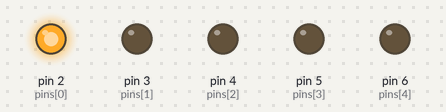
The sketch below on a simulated Arduino Uno, built with avr-gcc and run on an emulated ATmega328P. Shown: output pins drawn as LEDs (lit = HIGH).

Above: at 0.2 s.
At 1.2 s:
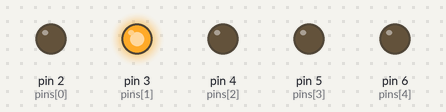
At 2.2 s:
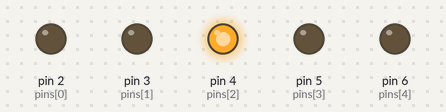
At 3.2 s:
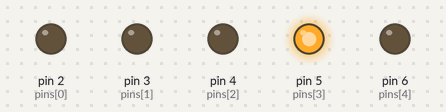
At 4.2 s:
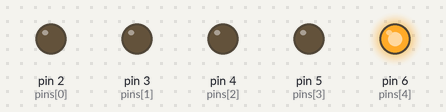
At 5.7 s:
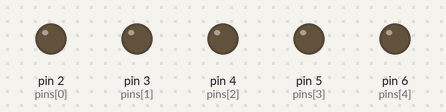
Timing chart, 0 to 6.5 s (numbered marks = the images above):
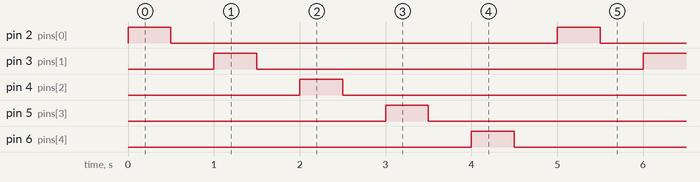

Measured:
- by itself, pin 2 (pins[0]), pin 3 (pins[1]), pin 4 (pins[2]), pin 5 (pins[3]), pin 6 (pins[4]): alternates HIGH for 0.50 s and LOW for 4.5 s
- by itself, everything shown: repeats every 5.0 s, in 10 steps

The sketch:

sequential_led_blinker.ino
```cpp
const int pins[] = {2, 3, 4, 5, 6};
int totalPins = sizeof(pins)/sizeof(pins[0]);

void turnOnLED(int a) {
  digitalWrite(pins[a], HIGH);
  delay(500);
}

void turnOffLED(int a) {
  digitalWrite(pins[a], LOW);
  delay(500);
}


void setup() {
  // put your setup code here, to run once:
  Serial.begin(9600);
  for (int i=0; i<totalPins; i++) {
    pinMode(pins[i], OUTPUT);
  }
}

void loop() {
  // put your main code here, to run repeatedly:
  for (int i=0; i<totalPins; i++) {
      turnOnLED(i);
      turnOffLED(i);
  }
}
```
